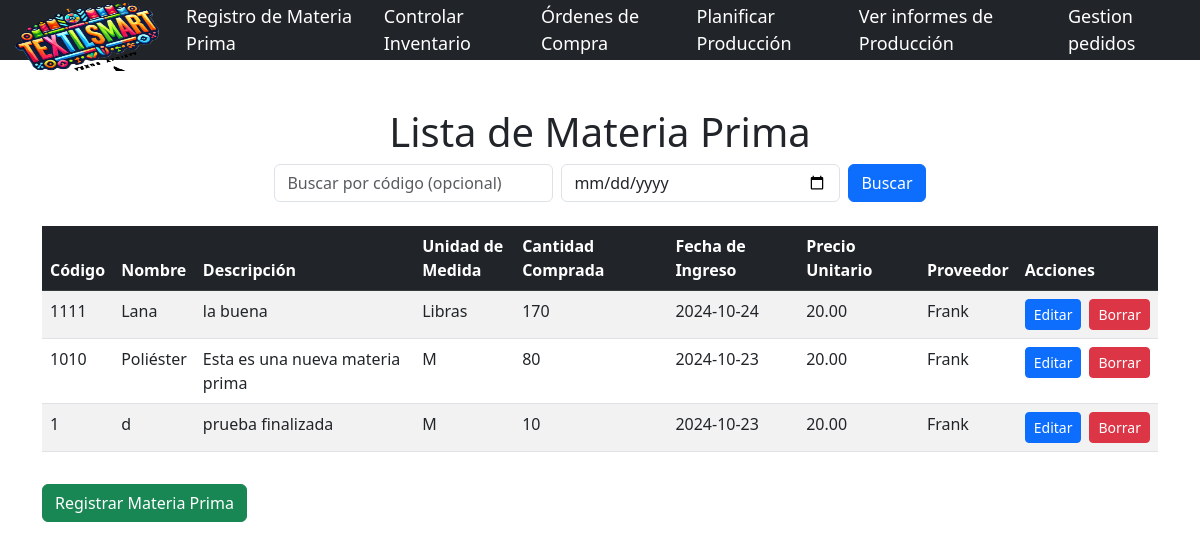
Before: /index.php?controlador=MateriaPrima&accion=listar with the older database file.
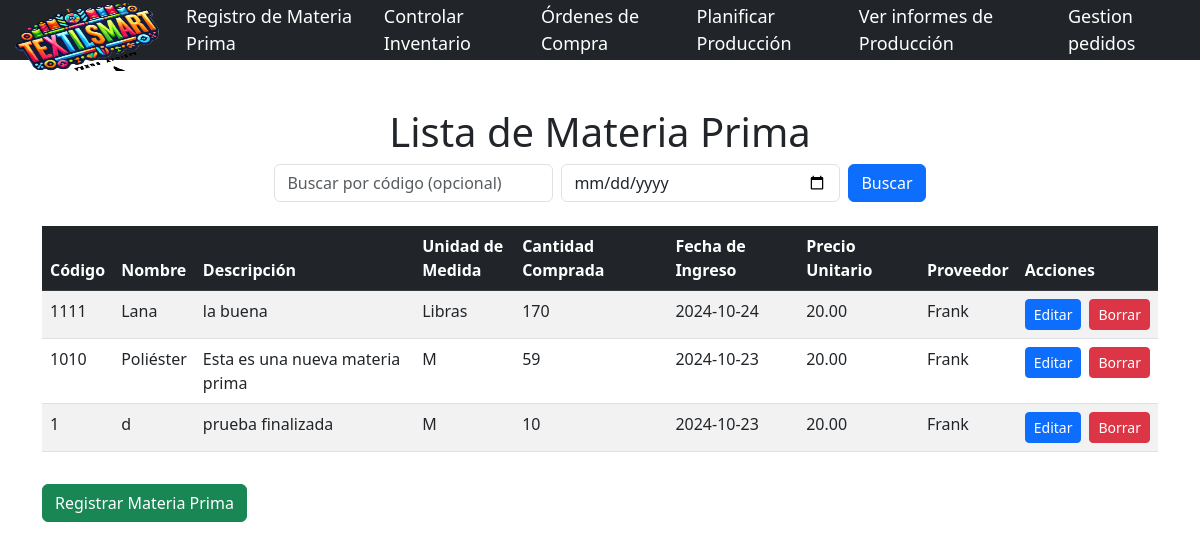
After: the same page with the newer database file.
### tables this page shows
CREATE TABLE `ingresomateriaprima` (
  `id_ingreso` int(11) NOT NULL,
  `codigo_materia_prima` varchar(50) NOT NULL,
  `nombre_materia_prima` varchar(255) NOT NULL,
  `descripcion` text DEFAULT NULL,
  `unidad_medida` varchar(50) DEFAULT NULL,
  `cantidad_comprada` int(11) NOT NULL,
  `precio_unitario` decimal(10,2) NOT NULL,
  `fecha_ingreso` date NOT NULL,
  `id_proveedor` int(11) DEFAULT NULL
);

### Controlador/MateriaPrimaController.php (called while the page is built, shortened)
<?php
require_once __DIR__ . '/../Modelo/MateriaPrima.php';
class MateriaPrimaController {
    private $materiaPrima;
    public function __construct() {
        $db = Database::getConnection();
        $this->materiaPrima = new MateriaPrima($db);
    }
    public function listar() {
        try {
            $materiasPrimas = $this->materiaPrima->obtenerUltimosIngresos();
            require_once 'Vista/listarMateriaPrima.php';
        } catch (Exception $e) {
            error_log("Error al listar ingresos de materias primas: " . $e->getMessage(), 0);
            echo "Error al listar ingresos de materias primas.";
        }
    }
}
?>

### index.php (called while the page is built, shortened)
<?php
$accion = null;
if (isset($_GET['controlador']) || isset($_GET['accion'])) {
    $accion = isset($_GET['accion']) ? filter_var($_GET['accion'], FILTER_SANITIZE_SPECIAL_CHARS) : 'listar';
}
$controladorObj = new $nombreControlador();
$controladorObj->$accion();

### Modelo/MateriaPrima.php (called while the page is built, shortened)
<?php
class MateriaPrima {
    private $conn;
    public function __construct($db) {
        $this->conn = $db;
    }
    public function obtenerUltimosIngresos() {
        $query = "SELECT im.*, COALESCE(p.nombre_proveedor, 'Sin Proveedor') AS nombre_proveedor
                  FROM IngresoMateriaPrima im
                  LEFT JOIN Proveedores p ON im.id_proveedor = p.id_proveedor
                  ORDER BY im.id_ingreso DESC
                  LIMIT 5";
        $stmt = $this->conn->prepare($query);
        $stmt->execute();
        return $stmt->fetchAll(PDO::FETCH_ASSOC);
    }
}
?>

### Vista/listarMateriaPrima.php (the view, shortened to what this page needs)
<h1 class="text-center">Lista de Materia Prima</h1>
<form method="GET" action="index.php" class="d-flex justify-content-center mb-4 align-items-center">
    <input type="text" name="codigo" placeholder="Buscar por código (opcional)" class="form-control w-25" value="<?php echo htmlspecialchars($_GET['codigo'] ?? '', ENT_QUOTES); ?>" id="codigo-input">
    <input type="date" name="fecha" placeholder="Buscar por fecha de ingreso (opcional)" class="form-control w-25 ms-2" value="<?php echo htmlspecialchars($_GET['fecha'] ?? '', ENT_QUOTES); ?>" id="fecha-input">
    <button type="submit" class="btn btn-primary ms-2">Buscar</button>
</form>
<?php if (!isset($_GET['accion']) || $_GET['accion'] != 'buscar'): ?>
    <?php if (!empty($materiasPrimas)): ?>
        <div class="table-responsive">
            <table class="table table-striped table-hover">
                <thead class="table-dark">
                    <tr>
                        <th>Código</th>
                        <th>Nombre</th>
                        <th>Descripción</th>
                        <th style="width: 100px;">Unidad de Medida</th>
                        <th>Cantidad Comprada</th>
                        <th>Fecha de Ingreso</th>
                        <th>Precio Unitario</th>
                        <th>Proveedor</th>
                        <th>Acciones</th>
                    </tr>
                </thead>
                <tbody>
                    <?php foreach ($materiasPrimas as $materiaPrima): ?>
                        <tr>
                            <td><?php echo htmlspecialchars($materiaPrima['codigo_materia_prima']); ?></td>
                            <td><?php echo htmlspecialchars($materiaPrima['nombre_materia_prima']); ?></td>
                            <td><?php echo htmlspecialchars($materiaPrima['descripcion']); ?></td>
                            <td><?php echo htmlspecialchars($materiaPrima['unidad_medida']); ?></td>
                            <td><?php echo htmlspecialchars($materiaPrima['cantidad_comprada']); ?></td>
                            <td><?php echo htmlspecialchars($materiaPrima['fecha_ingreso']); ?></td>
                            <td><?php echo htmlspecialchars($materiaPrima['precio_unitario']); ?></td>
                            <td><?php echo htmlspecialchars($materiaPrima['nombre_proveedor']); ?></td>
                            <td>
                                <div class="d-flex justify-content-start">
                                    <a href="index.php?accion=editar&id=<?php echo $materiaPrima['id_ingreso']; ?>" class="btn btn-primary btn-sm me-2">Editar</a>
                                    <a href="index.php?accion=borrar&id=<?php echo $materiaPrima['id_ingreso']; ?>" class="btn btn-danger btn-sm">Borrar</a>
                                </div>
                            </td>
                        </tr>
                    <?php endforeach; ?>
                </tbody>
            </table>
        </div>
        <div class="d-flex justify-content-start mt-3">
            <a href="index.php?accion=crear" class="btn btn-success">Registrar Materia Prima</a>
        </div>
    <?php else: ?>
        <div class="alert alert-info mt-4">
            <strong>¡Atención!</strong> No hay productos registrados.
        </div>
    <?php endif; ?>
<?php endif; ?>
<?php include 'layout.php'; ?>

Changed rows visible on the page:
changed ingresomateriaprima "Poliéster": cantidad_comprada "80" → "59"
